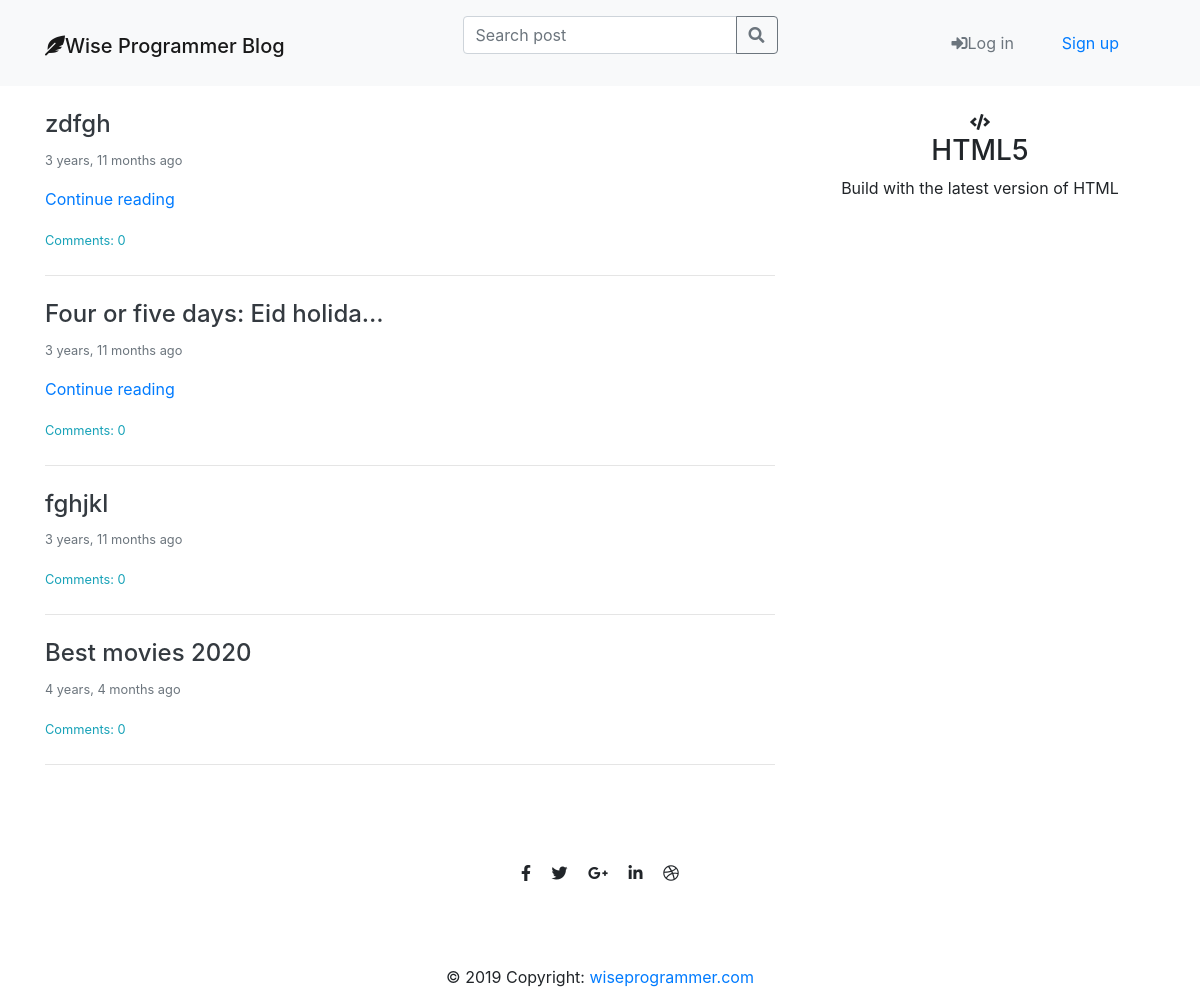
Before: / with the older database file.
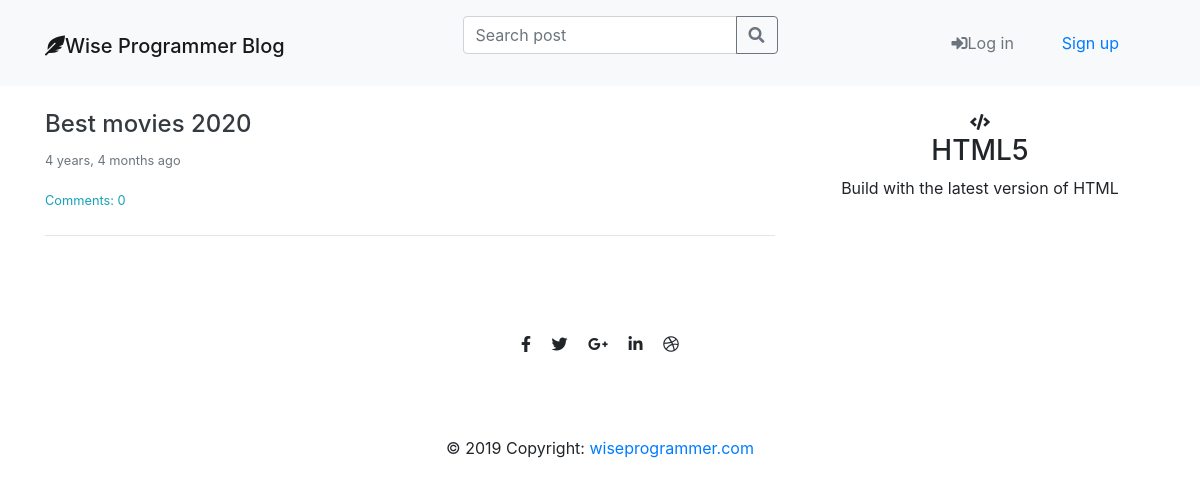
After: the same page with the newer database file.
### blog/models.py (models this page shows, shortened)
class Post(models.Model):
    author = models.ForeignKey('auth.User', on_delete=models.CASCADE)
    title = models.CharField(max_length=60)
    text = models.TextField()
    created_date = models.DateTimeField(default=timezone.now)
    published_date = models.DateTimeField(blank=True, null=True)
    edited_date = models.DateTimeField(blank=True, null=True)
    def approved_comments(self):
        return self.comments.filter(approved=True)

### blog/views.py (the view)
# urls.py: path('', views.post_list, name='post_list'),
def post_list(request):
    posts = Post.objects.filter(
        published_date__lte=timezone.now()).order_by('-published_date')
    posts_count = str(posts.count())
    stuff_for_frontend = {'posts': posts, 'posts_count': posts_count, }
    return render(request, 'blog/post_list.html', stuff_for_frontend)

### blog/templatetags/markdownify.py (called while the page is built)
@register.filter
def markdown(value):
    renderer = HighlightRenderer()
    markdown = mistune.Markdown(renderer=renderer)
    return markdown(value)

### blog/templates/blog/post_list.html (shortened to what this page needs)
{% extends 'blog/base.html' %}
{% load markdownify %}
{% block mainnav %}
    {% include "navbar.html" %}
{% endblock %}
{% block content%}
<div class="col-xs-12 col-sm-10 col-md-8">
  {% if not posts %}
  <div class="text-center text-muted my-4">
    <i class="fas fa-sad-tear fa-8x"></i>
    <h1 class="display-4 ">Sorry no posts.</h1>
    <a class="btn btn-outline-secondary" href="{% url 'post_new' %}">Add post</a>
  </div>
  <hr class="my-4">
  {% else %}
  {% for post in posts %}
  <a class="text-decoration-none text-dark" href="{% url 'post_detail' pk=post.pk %}"><p class="h4">{{ post.title | truncatechars:30 }}</p></a>
  <small class="text-muted">{{ post.published_date | timesince}} ago</small>
  <div>
  <p class="lead" id="post_body" value="{{ post.text}}">
    {% if post.text|length > 200 %}
    <a href="{%url 'post_detail' pk=post.pk%}">Continue reading</a>
  {% endif %}
  </p>
  </div>
  <small>
    <a class="text-info" href="{% url 'post_detail' pk=post.pk%}">Comments: {{ post.approved_comments.count }}</a>
  </small>
  <hr class="my-4">
  {% endfor %}
  {% endif %}
</div>
<div class="col-xs-12 col-sm-6 col-md-4 text-center">
  <i class="fas fa-code"></i>
  <h3>HTML5</h3>
  <P>Build with the latest version of HTML</P>
</div>
{% endblock %}

Changed rows visible on the page:
removed Post: title "zdfgh", published_date "3 years, 11 months", shows "Continue reading", approved_comments.count "0"
removed Post: title "Four or five days: Eid holida…", published_date "3 years, 11 months", shows "Continue reading", approved_comments.count "0"
removed Post: title "fghjkl", published_date "3 years, 11 months", approved_comments.count "0"
